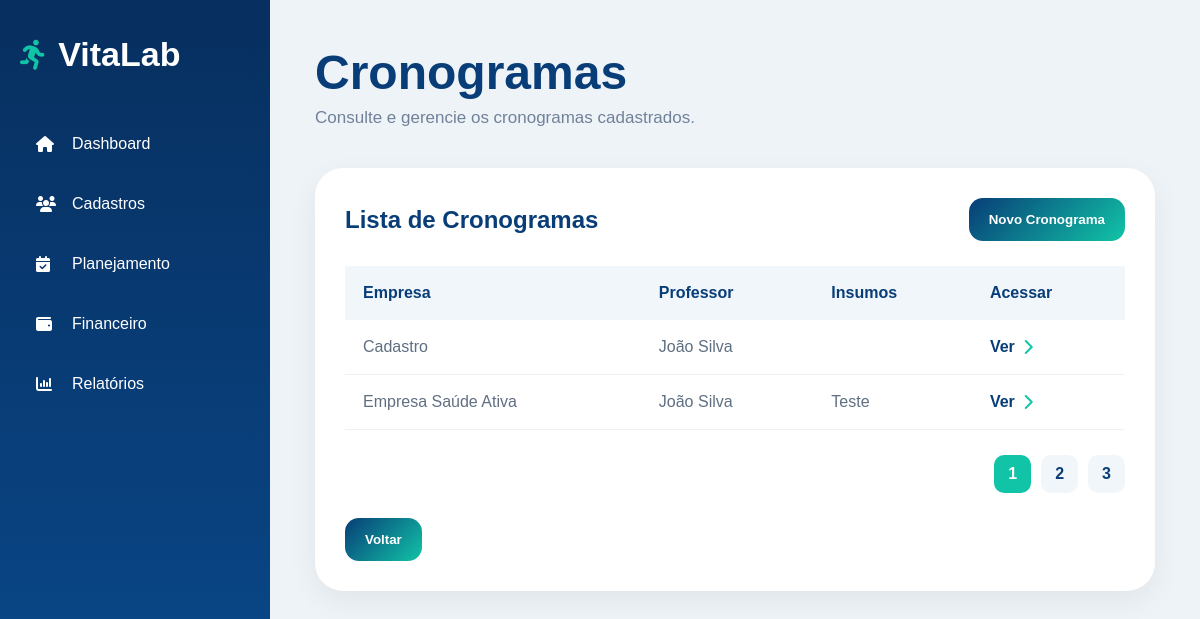
Screenshot of /cronogramas with the database file from the repository.
### tables this page shows
CREATE TABLE cronogramas (
    id INTEGER PRIMARY KEY AUTOINCREMENT,
    empresa_id INTEGER,
    professor_id INTEGER,
    exercicios_dia TEXT,
    insumos TEXT,
    FOREIGN KEY (empresa_id) REFERENCES cadastros(id),
    FOREIGN KEY (professor_id) REFERENCES cadastros(id)
);

CREATE TABLE cadastros (
    id INTEGER PRIMARY KEY AUTOINCREMENT,
    tipo TEXT NOT NULL,
    status TEXT NOT NULL,

    razao_social TEXT,
    nome_fantasia TEXT,
    cnpj TEXT,
    inscricao_estadual TEXT,
    endereco TEXT,
    contato_responsavel TEXT,
    email TEXT,
    data_inicio_contrato TEXT,
    data_renovacao_contrato TEXT,
    valor_mensal TEXT,
    dia_pagamento TEXT,
    horarios_aulas TEXT,
    professor_responsavel TEXT,
    dados_pagamento TEXT,
    quantidade_alunos TEXT,

    nome_professor TEXT,
    cpf TEXT,
    registro_mei TEXT,
    registro_cref TEXT,
    empresas_vinculadas TEXT,
    valor_pagamento TEXT
, professor_responsavel_id INTEGER);

### app.py (the view)
@app.route("/cronogramas")
def cronogramas():
    conexao = conectar_banco()
    cronogramas = conexao.execute("""
        SELECT
            cronogramas.id,
            cronogramas.insumos,
            empresa.nome_fantasia AS empresa,
            professor.nome_professor AS professor

        FROM cronogramas

        LEFT JOIN cadastros AS empresa
            ON cronogramas.empresa_id = empresa.id

        LEFT JOIN cadastros AS professor
            ON cronogramas.professor_id = professor.id

        ORDER BY empresa.nome_fantasia
    """).fetchall()
    conexao.close()
    return render_template(
        "cronogramas.html",
        cronogramas=cronogramas
    )

### app.py (called while the page is built)
def conectar_banco():
    conexao = sqlite3.connect("vitalab.db")
    conexao.row_factory = sqlite3.Row
    return conexao

### templates/cronogramas.html (shortened to what this page needs)
<!DOCTYPE html>
<html lang="pt-br">
<head>
<link rel="stylesheet" href="{{ url_for('static', filename='style.css') }}">
<link rel="stylesheet" href="https://cdnjs.cloudflare.com/ajax/libs/font-awesome/6.5.1/css/all.min.css">
</head>
<body class="system-page">
<div class="sidebar">
    <div class="sidebar-logo">
        <i class="fa-solid fa-person-running"></i>
        <h2>VitaLab</h2>
    </div>
    <ul class="sidebar-menu">
        <li><a href="/dashboard"><i class="fa-solid fa-house"></i>Dashboard</a></li>
        <li><a href="/cadastros"><i class="fa-solid fa-users"></i>Cadastros</a></li>
        <li><a href="/planejamento"><i class="fa-solid fa-calendar-check"></i>Planejamento</a></li>
        <li><a href="/financeiro"><i class="fa-solid fa-wallet"></i>Financeiro</a></li>
        <li><a href="/relatorios"><i class="fa-solid fa-chart-column"></i>Relatórios</a></li>
    </ul>
</div>
<div class="content-area">
    <div class="topbar">
        <h1>Cronogramas</h1>
        <p>Consulte e gerencie os cronogramas cadastrados.</p>
    </div>
    <div class="table-card">
        <div class="table-header">
            <h2>Lista de Cronogramas</h2>
            <a href="/cadastro-cronograma">
                <button class="secondary-button">Novo Cronograma</button>
            </a>
        </div>
        <div class="table-wrapper">
            <table>
                <thead>
                    <tr>
                        <th>Empresa</th>
                        <th>Professor</th>
                        <th>Insumos</th>
                        <th>Acessar</th>
                    </tr>
                </thead>
                <tbody>
{% for cronograma in cronogramas %}
<tr>
    <td>{{ cronograma['empresa'] or '' }}</td>
    <td>{{ cronograma['professor'] or '' }}</td>
    <td>{{ cronograma['insumos'] or '' }}</td>
    <td>
        <a href="/editar-cronograma/{{ cronograma['id'] }}" class="record-link">
            Ver
            <i class="fa-solid fa-chevron-right"></i>
        </a>
    </td>
</tr>
{% endfor %}
</tbody>
                        </table>
        </div>
        <div class="pagination">
            <span class="active-page">1</span>
            <a href="#">2</a>
            <a href="#">3</a>
        </div>
        <div class="action-buttons">
            <a href="/planejamento">
                <button class="secondary-button">Voltar</button>
            </a>
        </div>
    </div>
</div>
</body>
</html>

### static/style.css (style rules this page uses)
* { margin: 0; padding: 0; box-sizing: border-box; font-family: Arial, Helvetica, sans-serif; }
body { background: #eef3f8; }
a { text-decoration: none; }
.system-page { min-height: 100vh; display: flex; background: #eef3f8; }
.sidebar { width: 270px; min-height: 100vh; background: linear-gradient(180deg, #072f5f, #0a4b8f); padding: 35px 20px; }
.sidebar-logo { display: flex; align-items: center; color: white; margin-bottom: 45px; }
.sidebar-logo i { font-size: 30px; margin-right: 12px; color: #11c4a7; }
.sidebar-logo h2 { font-size: 34px; }
.sidebar-menu { list-style: none; }
.sidebar-menu li { margin-bottom: 10px; }
.sidebar-menu a { display: flex; align-items: center; padding: 16px; border-radius: 16px; color: white; font-weight: 500; }
.sidebar-menu i { width: 24px; margin-right: 12px; }
.content-area { flex: 1; padding: 45px; }
.topbar { margin-bottom: 40px; }
.topbar h1 { color: #083d77; font-size: 48px; margin-bottom: 8px; }
.topbar p { color: #708198; font-size: 17px; }
.table-card { background:white; border-radius:28px; padding:30px; box-shadow:0 10px 30px rgba(0,0,0,0.06); }
.table-header { display:flex; justify-content:space-between; align-items:center; margin-bottom:25px; }
.table-header h2 { color:#083d77; }
.secondary-button { border:none; padding:14px 20px; border-radius:14px; background:linear-gradient(135deg,#083d77,#11c4a7); color:white; cursor:pointer; font-weight:bold; }
.table-wrapper { overflow-x:auto; }
table { width:100%; border-collapse:collapse; }
th { background:#f1f6fb; color:#083d77; padding:18px; text-align:left; }
td { padding:18px; border-bottom:1px solid #edf2f7; color:#5f6f81; }
.record-link { display:flex; align-items:center; gap:8px; color:#083d77; font-weight:bold; }
.record-link i { color:#11c4a7; }
.action-buttons { margin-top:30px; display:flex; gap:15px; }
.action-buttons { display:flex; gap:15px; margin-top:25px; }
.pagination { display:flex; justify-content:flex-end; align-items:center; gap:10px; margin-top:25px; }
.pagination span, .pagination a { padding:10px 14px; border-radius:10px; background:#f1f6fb; color:#083d77; font-weight:bold; }
.pagination .active-page { background:#11c4a7; color:white; }

### rows the page displays
cronogramas: nome_fantasia "Cadastro", nome_professor "João Silva"
cronogramas: nome_fantasia "Empresa Saúde Ativa", nome_professor "João Silva", insumos "Teste"
